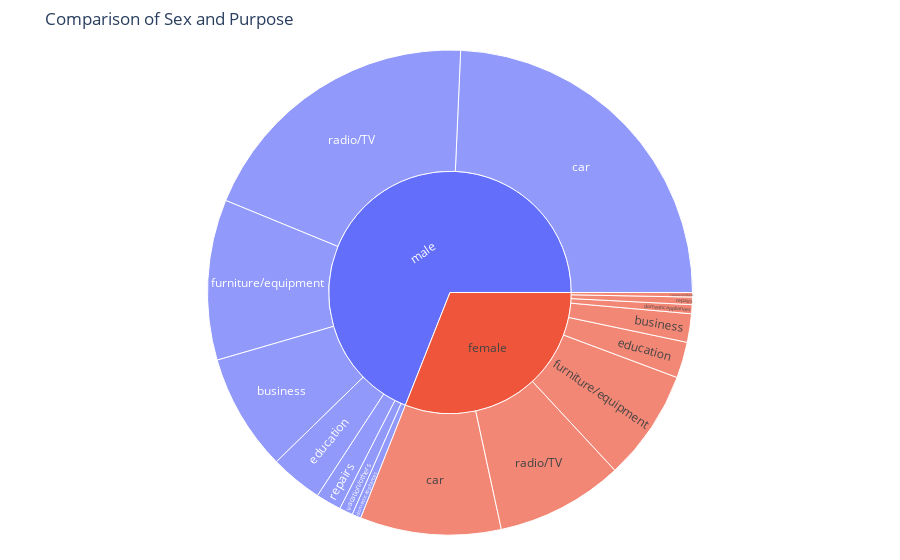

Here is the notebook cell this chart was saved with:
### Markdown cell above
Viewing Comparison of Sex and Purpose

### Code cell
# Creating a mosaic chart to compare 'Sex' and 'Purpose'
fig = px.sunburst(df, path=['Sex', 'Purpose'], title="Comparison of Sex and Purpose")

# Configuring the layout to improve visualization
fig.update_layout(margin=dict(t=50, l=25, r=25, b=25))
fig.show()

### Figure 1 — Plotly figure (JSON) as saved in the notebook; plotly's stock layout.template omitted (floating-point values rounded to 4 significant figures)
{"data": [{"branchvalues": "total", "domain": {"x": [0, 1], "y": [0, 1]}, "hovertemplate": "labels=%{label}<br>count=%{value}<br>parent=%{parent}<br>id=%{id}<extra></extra>", "ids": ["female/business", "male/business", "female/car", "male/car", "female/domestic appliances", "male/domestic appliances", "female/education", "male/education", "female/furniture/equipment", "male/furniture/equipment", "female/radio/TV", "male/radio/TV", "female/repairs", "male/repairs", "female/vacation/others", "male/vacation/others", "female", "male"], "labels": ["business", "business", "car", "car", "domestic appliances", "domestic appliances", "education", "education", "furniture/equipment", "furniture/equipment", "radio/TV", "radio/TV", "repairs", "repairs", "vacation/others", "vacation/others", "female", "male"], "name": "", "parents": ["female", "male", "female", "male", "female", "male", "female", "male", "female", "male", "female", "male", "female", "male", "female", "male", "", ""], "type": "sunburst", "values": [19, 78, 94, 243, 6, 6, 24, 35, 74, 107, 85, 195, 5, 17, 3, 9, 310, 690]}], "layout": {"legend": {"tracegroupgap": 0}, "margin": {"b": 25, "l": 25, "r": 25, "t": 50}, "title": {"text": "Comparison of Sex and Purpose"}}}
